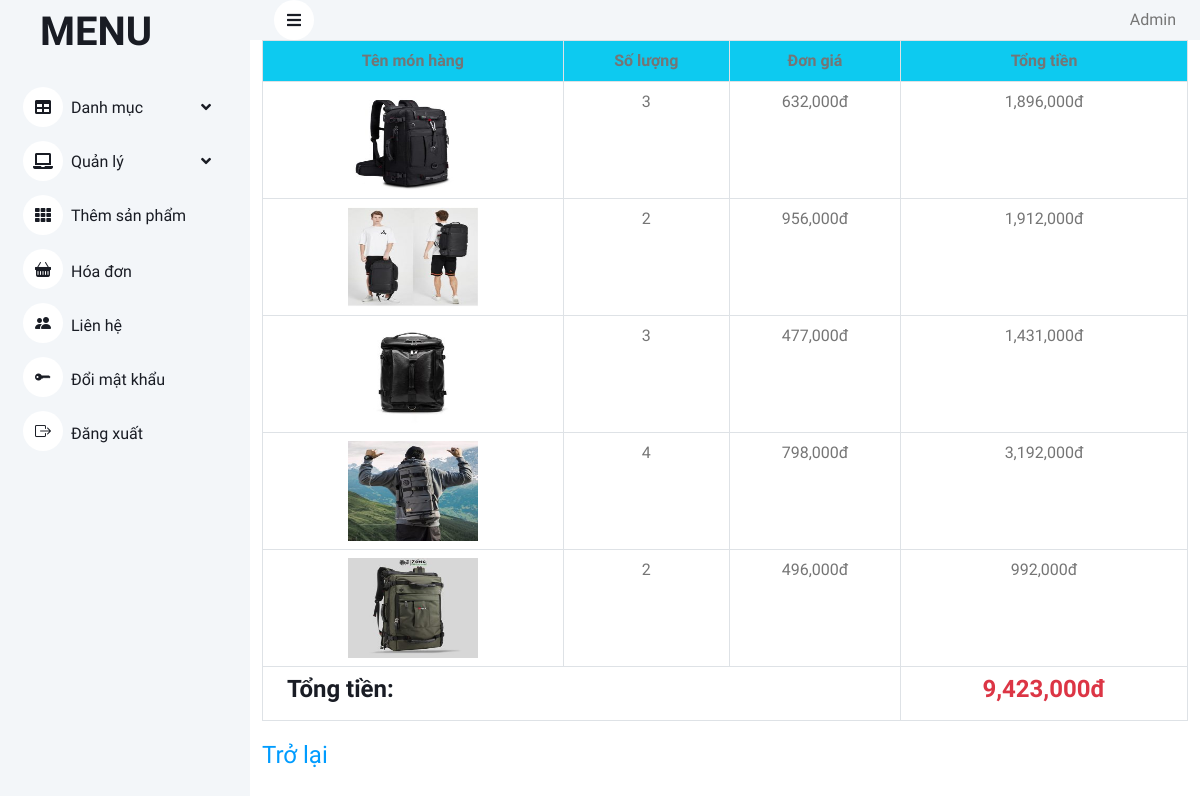
/index.php?action=hoadon&act=chitiet&id=183 (signed in), run on the app's committed database.
### tables this page shows
CREATE TABLE `cart` (
  `id` int(11) NOT NULL,
  `tensp` varchar(50) NOT NULL,
  `iddh` int(11) NOT NULL,
  `soluong` int(50) NOT NULL,
  `img` varchar(255) NOT NULL,
  `dongia` int(50) NOT NULL
);

### Model/connect.php (called while the page is built, shortened)
<?php
class connect
{
	var $db=null;
	public function __construct()
	{
		$dsn='mysql:host=localhost;dbname=shopbalo';
		$user='root';
		$pass='';
		$this->db=new PDO($dsn,$user,$pass,array(PDO::MYSQL_ATTR_INIT_COMMAND=>"SET NAMES utf8"));
	}
	public function getList($select)
	{
		$results=$this->db->query($select);
		return($results);
	}
}
?>

### Model/hoadon.php (called while the page is built, shortened)
<?php
   class hoadon {
      function getChiTietDon($iddh) {
         $db = new connect();
         $select = "SELECT * FROM cart WHERE iddh=$iddh";
         $result = $db->getList($select);
         return $result;
      }
   }

### View/chitiethoadon.php (the view)
<div class="container">
   <div class="row">
      <div class="col-lg-12">
         <table class="table table-bordered">
            <thead>
               <tr class="text-center bg-info">
                  <th>Tên món hàng</th>
                  <th>Số lượng</th>
                  <th>Đơn giá</th>
                  <th>Tổng tiền</th>
               </tr>
            </thead>
            <tbody>
               <?php
                  $tong = 0;
                  if(isset($_GET['id'])) {
                     $id = $_GET['id'];
                  }
                  $hd = new hoadon();
                  $kq = $hd->getChiTietDon($id);
                  while($set = $kq->fetch()) {
                     $tong += $set['dongia']*$set['soluong'];
               ?>
               <tr class="text-center">
                  <td><img src="./Content/images/<?php echo $set['img']?>" style="width: 130px; height: 100px;"></td>
                  <td><?php echo $set['soluong']?></td>
                  <td><?php echo number_format($set['dongia'])?>đ</td>
                  <td><?php echo number_format($set['dongia']*$set['soluong'])?>đ</td>
               </tr>
               <?php }?>
               <tr>
                  <td colspan="3"><h4 class="mx-3">Tổng tiền:</h4></td>
                  <td>
                     <h4 class="text-danger text-center"><?php echo number_format($tong)?>đ</h4>
                  </td>
               </tr>
            </tbody>
         </table>
      </div>
      <a href="index.php?action=hoadon" class="fs-4">Trở lại</a>
   </div>
</div>

### index.php (shortened to what this page needs)
<?php
include_once "./Model/connect.php";
include_once "./Model/hoadon.php";
?>
<!DOCTYPE html>
<html lang="en">
<head>
   <link href="https://cdnjs.cloudflare.com/ajax/libs/font-awesome/5.10.0/css/all.min.css" rel="stylesheet">
   <link href="https://cdn.jsdelivr.net/npm/bootstrap-icons@1.4.1/font/bootstrap-icons.css" rel="stylesheet">
   <link href="./Content/lib/owlcarousel/assets/owl.carousel.min.css" rel="stylesheet">
   <link href="./Content/lib/tempusdominus/css/tempusdominus-bootstrap-4.min.css" rel="stylesheet" />
   <link href="./Content/css/bootstrap.min.css" rel="stylesheet">
   <link href="./Content/css/style.css" rel="stylesheet">
</head>
<body>
   <?php
      if(isset($_SESSION['admin'])) {
         include "./View/header.php";
      }
   ?>
   <?php
   if(isset($_SESSION['admin'])) {
      $ctrl = "danhmuc";
   }else {
      $ctrl = "dangnhap";
   }
   if (isset($_GET['action'])) {
      $ctrl = $_GET['action'];
   }
   include 'Controller/'.$ctrl.'.php';
   ?>
</body>
</html>

### View/header.php (shortened to what this page needs)
<div class="container-xxl position-relative bg-white d-flex p-0">
    <div class="sidebar pe-4 pb-3">
        <nav class="navbar bg-light navbar-light">
            <div class="d-flex align-items-center ms-4 mb-4">
                <div class="ms-3">
                    <h1 class="mb-0">MENU</h1>
                </div>
            </div>
            <div class="navbar-nav w-100">
                <div class="nav-item dropdown">
                    <a href="#" class="nav-link dropdown-toggle" data-bs-toggle="dropdown"><i class="fa fa-table me-2"></i>Danh mục</a>
                </div>
                <div class="nav-item dropdown">
                    <a href="#" class="nav-link dropdown-toggle" data-bs-toggle="dropdown"><i class="fa fa-laptop me-2"></i>Quản lý</a>
                </div>
                <a href="index.php?action=danhmuc&act=add_sp" class="nav-item nav-link"><i class="fa fa-th me-2"></i>Thêm sản phẩm</a>
                <a href="index.php?action=hoadon" class="nav-item nav-link"><i class="bi bi-basket-fill me-2"></i>Hóa đơn</a>
                <a href="index.php?action=lienhe" class="nav-item nav-link"><i class="bi bi-people-fill me-2"></i>Liên hệ</a>
                <a href="index.php?action=dangnhap&act=doimatkhau" class="nav-item nav-link"><i class="bi bi-key-fill me-2"></i>Đổi mật khẩu</a>
                <a href="index.php?action=dangnhap&act=dangxuat" class="nav-item nav-link"><i class="bi bi-box-arrow-right me-2"></i>Đăng xuất</a>
            </div>
        </nav>
    </div>
    <div class="content">
        <nav class="navbar navbar-expand bg-light navbar-light sticky-top px-4 py-0">
            <a href="#" class="sidebar-toggler flex-shrink-0">
                <i class="fa fa-bars text-dark"></i>
            </a>
            <div class="navbar-nav align-items-center ms-auto">
                <div class="nav-item dropdown">
                   <span>Admin</span>
                </div>
            </div>
        </nav>

### Controller/hoadon.php (shortened to what this page needs)
<?php
   $act = 'hoadon';
   if(isset($_GET['act'])) {
      $act = $_GET['act'];
   }
   switch($act) {
      case "chitiet":
         include_once "./View/chitiethoadon.php";
         break;
   }

### Content/css/style.css (style rules this page uses)
:root { --primary: #009CFF; --light: #F3F6F9; --dark: #191C24; }
.sidebar { position: fixed; top: 0; left: 0; bottom: 0; width: 250px; height: 100vh; overflow-y: auto; background: var(--light); transition: 0.5s; z-index: 999; }
.content { margin-left: 250px; min-height: 100vh; background: #FFFFFF; transition: 0.5s; }
@media (min-width: 992px) { .sidebar { margin-left: 0; } }
@media (min-width: 992px) { .content { width: calc(100% - 250px); } }
.sidebar .navbar .navbar-nav .nav-link { padding: 7px 20px; color: var(--dark); font-weight: 500; border-left: 3px solid var(--light); border-radius: 0 30px 30px 0; outline: none; }
.sidebar .navbar .navbar-nav .nav-link i { width: 40px; height: 40px; display: inline-flex; align-items: center; justify-content: center; background: #FFFFFF; border-radius: 40px; }
.sidebar .navbar .dropdown-toggle::after { position: absolute; top: 15px; right: 15px; border: none; content: "\f107"; font-family: "Font Awesome 5 Free"; font-weight: 900; transition: .5s; }
.content .navbar .sidebar-toggler, .content .navbar .navbar-nav .nav-link i { width: 40px; height: 40px; display: inline-flex; align-items: center; justify-content: center; background: #FFFFFF; border-radius: 40px; }

### data on the page
cart: img (picture), soluong "3", dongia "632,000", $set['dongia']*$set['soluong'] "1,896,000"
cart: img (picture), soluong "2", dongia "956,000", $set['dongia']*$set['soluong'] "1,912,000"
cart: img (picture), soluong "3", dongia "477,000", $set['dongia']*$set['soluong'] "1,431,000"
cart: img (picture), soluong "4", dongia "798,000", $set['dongia']*$set['soluong'] "3,192,000"
cart: img (picture), soluong "2", dongia "496,000", $set['dongia']*$set['soluong'] "992,000"

### other printed values
$tong "9,423,000"
